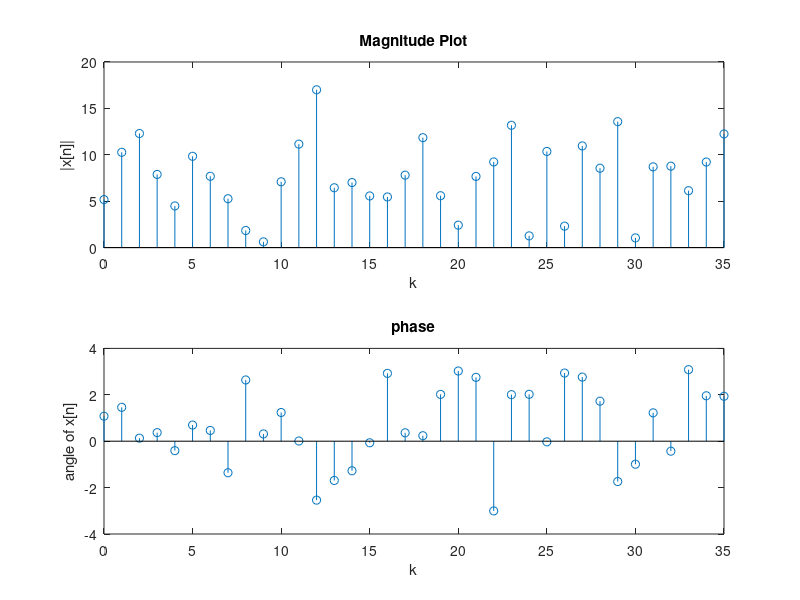
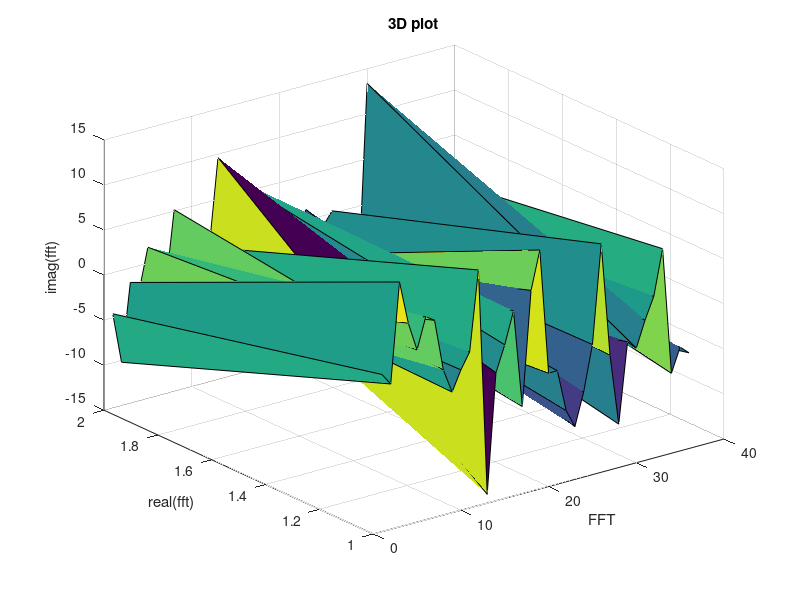

The MATLAB source for these figures, in order:
 N=36;
 z=randn(1,N)+1i*randn(1,N);
 fft_z=fft(z);
 xn=conj(fft_z);
 n=length(xn);
 k=0:n-1;
 subplot(2,1,1)
 stem(k,abs(xn));
 xlabel("k");
 ylabel("|x[n]|");
 title("Magnitude Plot");
 subplot(2,1,2);
 stem(k,angle(xn));
 xlabel("k");
 ylabel("angle of x[n]");
 title("phase");
 figure();
 A=[real(fft_z);imag(fft_z)];
 surf(A);
 xlabel("FFT");
 ylabel("real(fft)");
 zlabel("imag(fft)");
 title("3D plot")
